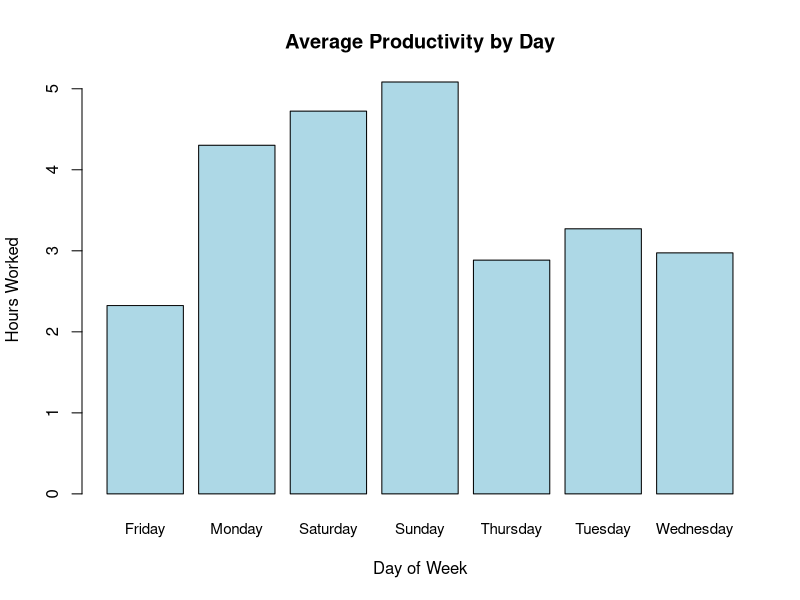
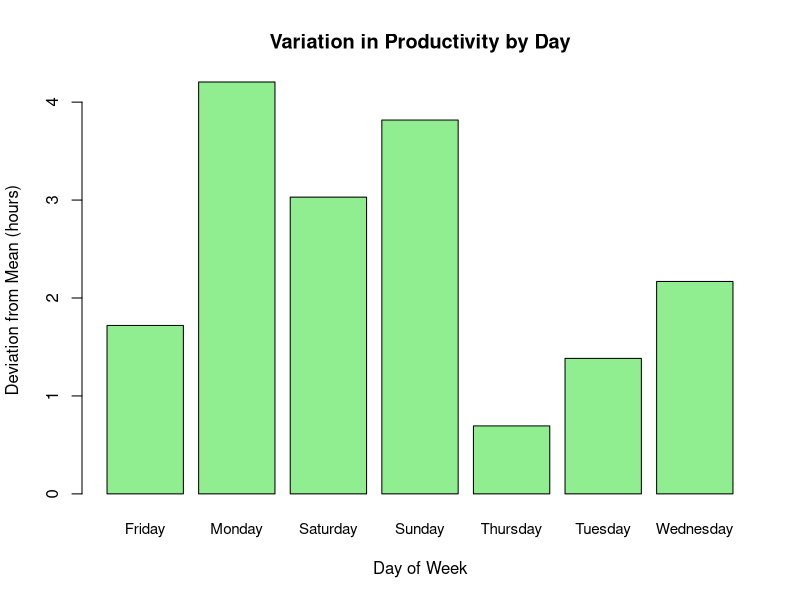
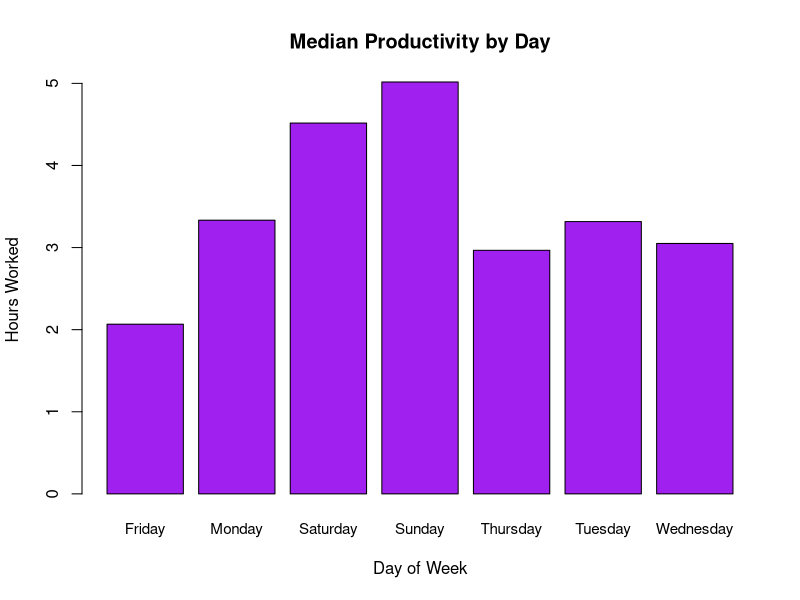

Write the R code that produced these figures, in order.
## ---- chunk 1
knitr::opts_chunk$set(echo = FALSE)
## ---- chunk 2
library(readr)
workdata <- read_csv("workdata.csv")
head(workdata)
## ---- chunk 3
library(knitr)
temp <- aggregate(x = workdata, by = list(workdata$DayWeek), FUN = mean, drop = TRUE)
results <- temp[, c("Group.1", "Hours")]
colnames(results)[1] <- "DayWeek"
colnames(results)[2] <- "HoursMean"

temp <- aggregate(x = workdata, by = list(workdata$DayWeek), FUN = sd, drop = TRUE)
results$HoursSD <- temp[, c("Hours")]

temp <- aggregate(x = workdata, by = list(workdata$DayWeek), FUN = median, drop = TRUE)
results$HoursMedian <- temp[, c("Hours")]

knitr::kable(head(results, 7))
## ---- chunk 4
barplot(results$HoursMean, names.arg = results$DayWeek, xlab = 'Day of Week', ylab = 'Hours Worked',
        main = 'Average Productivity by Day', col = rep('lightblue', 7), cex.names = 0.91)
## ---- chunk 5
barplot(results$HoursSD, names.arg = results$DayWeek, xlab = 'Day of Week',
        ylab = 'Deviation from Mean (hours)', main = 'Variation in Productivity by Day',
        col = rep('lightgreen', 7), cex.names = 0.91)
## ---- chunk 6
barplot(results$HoursMedian, names.arg = results$DayWeek, xlab = 'Day of Week',
        ylab = 'Hours Worked', main = 'Median Productivity by Day', 
        col = rep('purple', 7), cex.names = 0.91)
